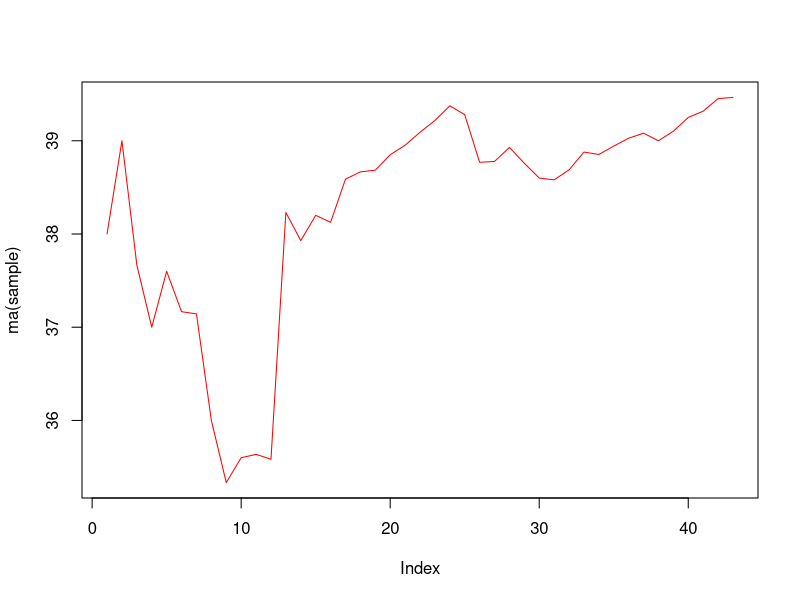

Source code (R):

sample<-c(38,40,35,35,40,35,37,28,30,38,36,35,70,34,42,37,46,40,39,42,41,42,42,43,37,26,39,43,34,34,38,42,45,38,42,42,41,36,43,45,42,45,40)


# sum(sample)/43
mean(sample)

sd(sample)
mean(sample) + 2* sd(sample)/sqrt(43)
mean(sample) - 2* sd(sample)/sqrt(43)

ma <- function(arr){
  res = arr
  for(i in 1:length(arr)){
    res[i] = mean(arr[1:i])
  }
  res
}
ma(sample)
plot(ma(sample), type="l", col="red")
